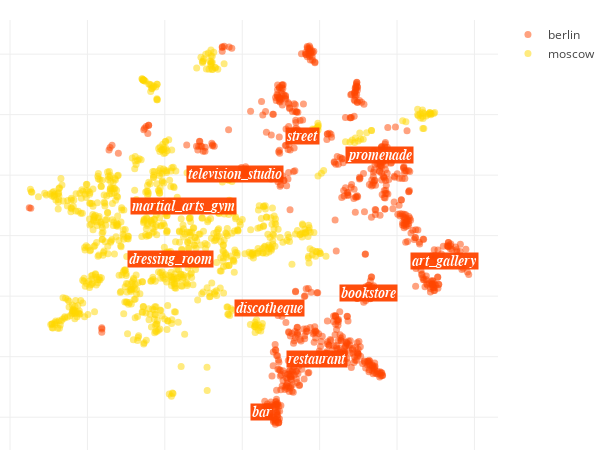

Notebook code for this chart:
### Code cell
locations_scatter(city_data, opposite_city_data)

### Figure 1 — Plotly figure (JSON) as saved in the notebook; plotly's stock layout.template omitted (floating-point values rounded to 4 significant figures; data arrays with more than 128 entries replaced by an {"elided": "..."} marker saying what was removed)
{"data": [{"hoverinfo": "text", "marker": {"color": "orangered", "opacity": 0.5, "size": 7}, "mode": "markers", "name": "berlin", "text": {"elided": "725 str values"}, "type": "scatter", "uid": "547110ba-4292-11e9-ba0d-3c15c2cf2370", "x": {"elided": "725 float values"}, "y": {"elided": "725 float values"}}, {"hoverinfo": "text", "marker": {"color": "gold", "opacity": 0.5, "size": 7}, "mode": "markers", "name": "moscow", "text": {"elided": "880 str values"}, "type": "scatter", "uid": "54720f74-4292-11e9-a237-3c15c2cf2370", "x": {"elided": "880 float values"}, "y": {"elided": "880 float values"}}], "layout": {"annotations": [{"bgcolor": "orangered", "font": {"color": "white", "family": "arial", "size": 14}, "opacity": 0.95, "showarrow": false, "text": "<i><b>restaurant", "x": 19.33, "xanchor": "center", "y": -40.81}, {"bgcolor": "orangered", "font": {"color": "white", "family": "arial", "size": 14}, "opacity": 0.95, "showarrow": false, "text": "<i><b>street", "x": 15.52, "xanchor": "center", "y": 33.1}, {"bgcolor": "orangered", "font": {"color": "white", "family": "arial", "size": 14}, "opacity": 0.95, "showarrow": false, "text": "<i><b>bar", "x": 5.098, "xanchor": "center", "y": -58.43}, {"bgcolor": "orangered", "font": {"color": "white", "family": "arial", "size": 14}, "opacity": 0.95, "showarrow": false, "text": "<i><b>discotheque", "x": 7.097, "xanchor": "center", "y": -24.04}, {"bgcolor": "orangered", "font": {"color": "white", "family": "arial", "size": 14}, "opacity": 0.95, "showarrow": false, "text": "<i><b>promenade", "x": 35.39, "xanchor": "center", "y": 26.73}, {"bgcolor": "orangered", "font": {"color": "white", "family": "arial", "size": 14}, "opacity": 0.95, "showarrow": false, "text": "<i><b>art_gallery", "x": 52.23, "xanchor": "center", "y": -8.27}, {"bgcolor": "orangered", "font": {"color": "white", "family": "arial", "size": 14}, "opacity": 0.95, "showarrow": false, "text": "<i><b>dressing_room", "x": -18.6, "xanchor": "center", "y": -7.724}, {"bgcolor": "orangered", "font": {"color": "white", "family": "arial", "size": 14}, "opacity": 0.95, "showarrow": false, "text": "<i><b>bookstore", "x": 32.66, "xanchor": "center", "y": -18.93}, {"bgcolor": "orangered", "font": {"color": "white", "family": "arial", "size": 14}, "opacity": 0.95, "showarrow": false, "text": "<i><b>television_studio", "x": -1.771, "xanchor": "center", "y": 20.46}, {"bgcolor": "orangered", "font": {"color": "white", "family": "arial", "size": 14}, "opacity": 0.95, "showarrow": false, "text": "<i><b>martial_arts_gym", "x": -15.29, "xanchor": "center", "y": 9.85}], "height": 450, "hovermode": "closest", "margin": {"b": 0, "l": 0, "r": 30, "t": 20}, "width": 600, "xaxis": {"showticklabels": false, "zeroline": false}, "yaxis": {"showticklabels": false, "zeroline": false}}}
